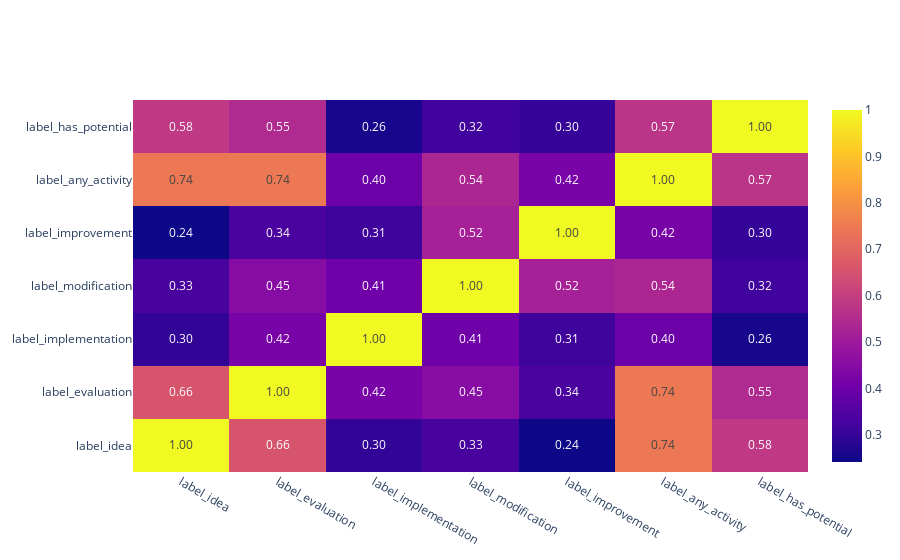

Write notebook code for a chart like this one.
### Code cell
label_stats.plot_label_correlation()

### Figure 1 — Plotly figure (JSON) as saved in the notebook; plotly's stock layout.template omitted (floating-point values rounded to 4 significant figures)
{"data": [{"text": [[1.0, 0.6567, 0.2972, 0.3291, 0.2415, 0.7429, 0.5844], [0.6567, 1.0, 0.4221, 0.4509, 0.336, 0.7443, 0.5461], [0.2972, 0.4221, 1.0, 0.4055, 0.3136, 0.3961, 0.2585], [0.3291, 0.4509, 0.4055, 1.0, 0.5187, 0.5351, 0.3189], [0.2415, 0.336, 0.3136, 0.5187, 1.0, 0.4222, 0.3036], [0.7429, 0.7443, 0.3961, 0.5351, 0.4222, 1.0, 0.572], [0.5844, 0.5461, 0.2585, 0.3189, 0.3036, 0.572, 1.0]], "texttemplate": "%{text:.2f}", "x": ["label_idea", "label_evaluation", "label_implementation", "label_modification", "label_improvement", "label_any_activity", "label_has_potential"], "y": ["label_idea", "label_evaluation", "label_implementation", "label_modification", "label_improvement", "label_any_activity", "label_has_potential"], "z": [[1.0, 0.6567, 0.2972, 0.3291, 0.2415, 0.7429, 0.5844], [0.6567, 1.0, 0.4221, 0.4509, 0.336, 0.7443, 0.5461], [0.2972, 0.4221, 1.0, 0.4055, 0.3136, 0.3961, 0.2585], [0.3291, 0.4509, 0.4055, 1.0, 0.5187, 0.5351, 0.3189], [0.2415, 0.336, 0.3136, 0.5187, 1.0, 0.4222, 0.3036], [0.7429, 0.7443, 0.3961, 0.5351, 0.4222, 1.0, 0.572], [0.5844, 0.5461, 0.2585, 0.3189, 0.3036, 0.572, 1.0]], "type": "heatmap"}], "layout": {}}
